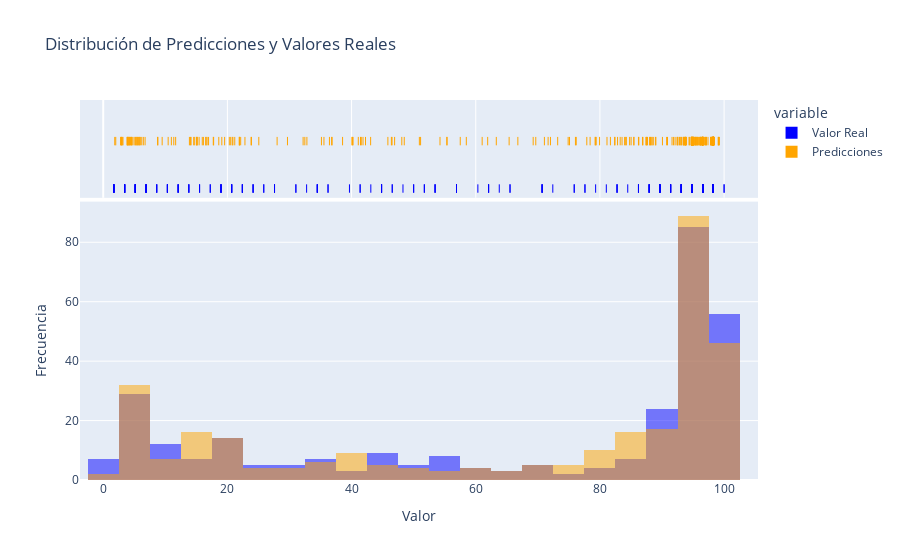

The notebook cell saved with this chart:
### Code cell
import plotly.express as px

# Creamos un DataFrame para Plotly Express
df = pd.DataFrame({'Valor Real': y_test, 'Predicciones': y_pred})

# Creamos gráfico de histograma apilado con Plotly Express
fig = px.histogram(df, nbins=30, marginal='rug', labels={'value': 'Valor'},
                   title='Distribución de Predicciones y Valores Reales',
                   category_orders={'variable': ['Valor Real', 'Predicciones']},
                   color_discrete_sequence=['blue', 'orange'],
                   barmode='overlay')

# Configuramos el diseño del gráfico
fig.update_layout(
    xaxis_title='Valor',
    yaxis_title='Frecuencia',
)

# Mostramos el gráfico
fig.show()

### Figure 1 — Plotly figure (JSON) as saved in the notebook; plotly's stock layout.template omitted (floating-point values rounded to 4 significant figures; data arrays with more than 128 entries replaced by an {"elided": "..."} marker saying what was removed)
{"data": [{"alignmentgroup": "True", "bingroup": "x", "hovertemplate": "variable=Valor Real<br>Valor=%{x}<br>count=%{y}<extra></extra>", "legendgroup": "Valor Real", "marker": {"color": "blue", "opacity": 0.5, "pattern": {"shape": ""}}, "name": "Valor Real", "nbinsx": 30, "offsetgroup": "Valor Real", "orientation": "v", "showlegend": true, "type": "histogram", "x": {"elided": "301 float values"}, "xaxis": "x", "yaxis": "y"}, {"alignmentgroup": "True", "boxpoints": "all", "fillcolor": "rgba(255,255,255,0)", "hoveron": "points", "hovertemplate": "variable=Valor Real<br>Valor=%{x}<extra></extra>", "jitter": 0, "legendgroup": "Valor Real", "line": {"color": "rgba(255,255,255,0)"}, "marker": {"color": "blue", "symbol": "line-ns-open"}, "name": "Valor Real", "offsetgroup": "Valor Real", "showlegend": false, "type": "box", "x": {"elided": "301 float values"}, "xaxis": "x2", "yaxis": "y2"}, {"alignmentgroup": "True", "bingroup": "x", "hovertemplate": "variable=Predicciones<br>Valor=%{x}<br>count=%{y}<extra></extra>", "legendgroup": "Predicciones", "marker": {"color": "orange", "opacity": 0.5, "pattern": {"shape": ""}}, "name": "Predicciones", "nbinsx": 30, "offsetgroup": "Predicciones", "orientation": "v", "showlegend": true, "type": "histogram", "x": {"elided": "301 float values"}, "xaxis": "x", "yaxis": "y"}, {"alignmentgroup": "True", "boxpoints": "all", "fillcolor": "rgba(255,255,255,0)", "hoveron": "points", "hovertemplate": "variable=Predicciones<br>Valor=%{x}<extra></extra>", "jitter": 0, "legendgroup": "Predicciones", "line": {"color": "rgba(255,255,255,0)"}, "marker": {"color": "orange", "symbol": "line-ns-open"}, "name": "Predicciones", "offsetgroup": "Predicciones", "showlegend": false, "type": "box", "x": {"elided": "301 float values"}, "xaxis": "x2", "yaxis": "y2"}], "layout": {"barmode": "overlay", "legend": {"title": {"text": "variable"}, "tracegroupgap": 0}, "title": {"text": "Distribución de Predicciones y Valores Reales"}, "xaxis": {"anchor": "y", "domain": [0, 1], "title": {"text": "Valor"}}, "xaxis2": {"anchor": "y2", "domain": [0, 1], "matches": "x", "showgrid": true, "showticklabels": false}, "yaxis": {"anchor": "x", "domain": [0, 0.7326], "title": {"text": "Frecuencia"}}, "yaxis2": {"anchor": "x2", "domain": [0.7426, 1], "matches": "y2", "showgrid": false, "showline": false, "showticklabels": false, "ticks": ""}}}
